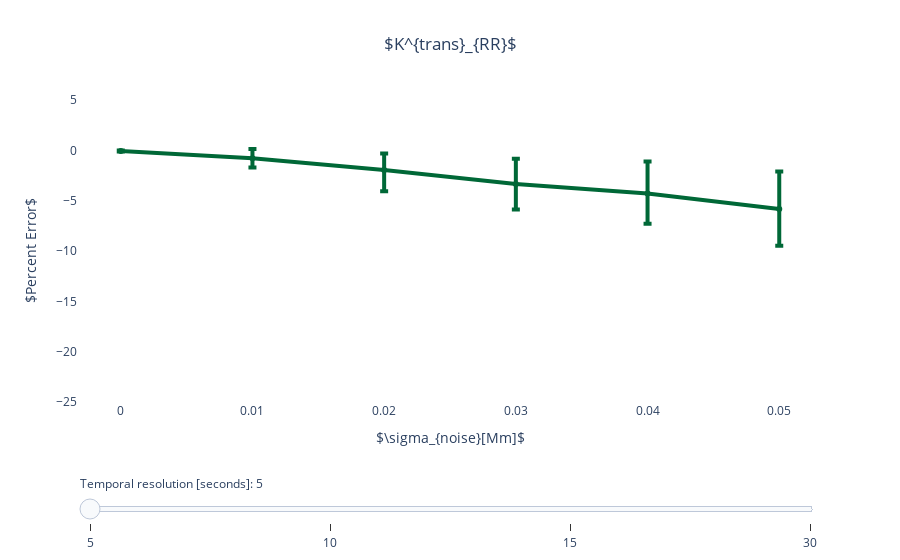

Source (notebook cell):
### Markdown cell above
## Figure 3 - second subfigure

### Code cell
# THIS CAN PROBABLY BE LEFT OUT BUT IT ONLY WORKS HALF OF THE TIME IF I LEAVE IT OUT SO IT'S HERE FOR NOW

file = loadmat('fig2andfig3vars.mat')

listSigmaC = np.squeeze(np.asarray((np.reshape(file['listSigmaC'], 6))))

curErr1 = file['curErr1']
errQt1 = file['errQt1']
errMd1 = file['errMd1']
fig = go.Figure()

legend_values = cycle([5, 10, 15, 30])

line_colours = cycle(['#006837','#31A354','#78C679','#C2E699'])
    
for i in range(0,4):
    finalErrMd1=np.squeeze(np.asarray((np.reshape(errMd1[i,:], 6))))
    
    finalErrorDiff1=np.squeeze(np.asarray((np.reshape(abs(errQt1[i,:,0]-errMd1[i,:]), 6))))
    finalErrorDiffMinus1=np.squeeze(np.asarray((np.reshape(abs(errQt1[i,:,1]-errMd1[i,:]), 6))))
    fig.add_trace(go.Scatter(
        name=next(legend_values),
        visible=False,
        x=listSigmaC,
        y=finalErrMd1,
        error_y=dict(
            type='data', # value of error bar given in data coordinates
            array=finalErrorDiff1,
            arrayminus=finalErrorDiffMinus1,
            symmetric=False,
            visible=True,
            thickness=4),
        line_color=next(line_colours),
        line_width=4, showlegend=False       
    ))



    
# Default value on the slider    
fig.data[0].visible = True


# Create and add slider
legend_values = [5, 10, 15, 30]
steps = []
for i in range(len(fig.data)):
    step = dict(
        method="update",
        args=[{"visible": [False] * len(fig.data)}],
        value=legend_values[i],
        label=legend_values[i]        
    )
    step["args"][0]["visible"][i] = True  # Toggle i'th trace to "visible"
    steps.append(step)

sliders = [dict(
    active=4,
    currentvalue={"prefix": "Temporal resolution [seconds]: "},
    pad={"t": 70}, #upper padding 
    steps=steps
)]

fig.update_xaxes(title_text=r'$\sigma_{noise}[Mm]$')
fig.update_layout(title=dict(text=r'$K^{trans}_{RR}$',
                             x=0.5,
                             xanchor='center'),
                  yaxis=dict(title=r'$Percent Error$',
                             showline=True,
                             range=[-25,5],
                             tickvals=[-25,-20,-15,-10,-5,0,5],
                             ), 
                  plot_bgcolor='#ffffff',
                  legend=dict(yanchor='bottom', y=0.20, xanchor='right', x=0.30),
                  sliders=sliders
)


fig.show()

### Figure 1 — Plotly figure (JSON) as saved in the notebook; plotly's stock layout.template omitted (floating-point values rounded to 4 significant figures)
{"data": [{"error_y": {"array": [0.03961, 0.9244, 1.637, 2.503, 3.169, 3.725], "arrayminus": [0.04689, 0.9232, 2.097, 2.543, 3.014, 3.648], "symmetric": false, "thickness": 4, "type": "data", "visible": true}, "line": {"color": "#006837", "width": 4}, "name": "5", "showlegend": false, "type": "scatter", "visible": true, "x": [0, 0.01, 0.02, 0.03, 0.04, 0.05], "y": [-0.05945, -0.7883, -1.963, -3.333, -4.278, -5.838]}, {"error_y": {"array": [0.5, 1.461, 2.388, 3.608, 4.089, 4.379], "arrayminus": [0.4246, 1.522, 2.684, 3.326, 4.15, 4.48], "symmetric": false, "thickness": 4, "type": "data", "visible": true}, "line": {"color": "#31A354", "width": 4}, "name": "10", "showlegend": false, "type": "scatter", "visible": false, "x": [0, 0.01, 0.02, 0.03, 0.04, 0.05], "y": [-0.3663, -1.661, -3.168, -4.404, -6.869, -10.22]}, {"error_y": {"array": [1.097, 2.307, 3.524, 4.0, 4.55, 5.46], "arrayminus": [1.021, 2.265, 3.384, 4.014, 4.341, 5.196], "symmetric": false, "thickness": 4, "type": "data", "visible": true}, "line": {"color": "#78C679", "width": 4}, "name": "15", "showlegend": false, "type": "scatter", "visible": false, "x": [0, 0.01, 0.02, 0.03, 0.04, 0.05], "y": [-1.032, -2.523, -3.762, -6.286, -9.268, -12.37]}, {"error_y": {"array": [1.319, 3.016, 4.971, 5.48, 6.296, 6.796], "arrayminus": [1.476, 3.182, 4.794, 5.182, 5.816, 6.442], "symmetric": false, "thickness": 4, "type": "data", "visible": true}, "line": {"color": "#C2E699", "width": 4}, "name": "30", "showlegend": false, "type": "scatter", "visible": false, "x": [0, 0.01, 0.02, 0.03, 0.04, 0.05], "y": [-4.051, -6.847, -9.22, -11.53, -14.11, -17.66]}], "layout": {"legend": {"x": 0.3, "xanchor": "right", "y": 0.2, "yanchor": "bottom"}, "plot_bgcolor": "#ffffff", "sliders": [{"active": 4, "currentvalue": {"prefix": "Temporal resolution [seconds]: "}, "pad": {"t": 70}, "steps": [{"args": [{"visible": [true, false, false, false]}], "label": "5", "method": "update", "value": "5"}, {"args": [{"visible": [false, true, false, false]}], "label": "10", "method": "update", "value": "10"}, {"args": [{"visible": [false, false, true, false]}], "label": "15", "method": "update", "value": "15"}, {"args": [{"visible": [false, false, false, true]}], "label": "30", "method": "update", "value": "30"}]}], "title": {"text": "$K^{trans}_{RR}$", "x": 0.5, "xanchor": "center"}, "xaxis": {"title": {"text": "$\\sigma_{noise}[Mm]$"}}, "yaxis": {"range": [-25, 5], "showline": true, "tickvals": [-25, -20, -15, -10, -5, 0, 5], "title": {"text": "$Percent Error$"}}}}
